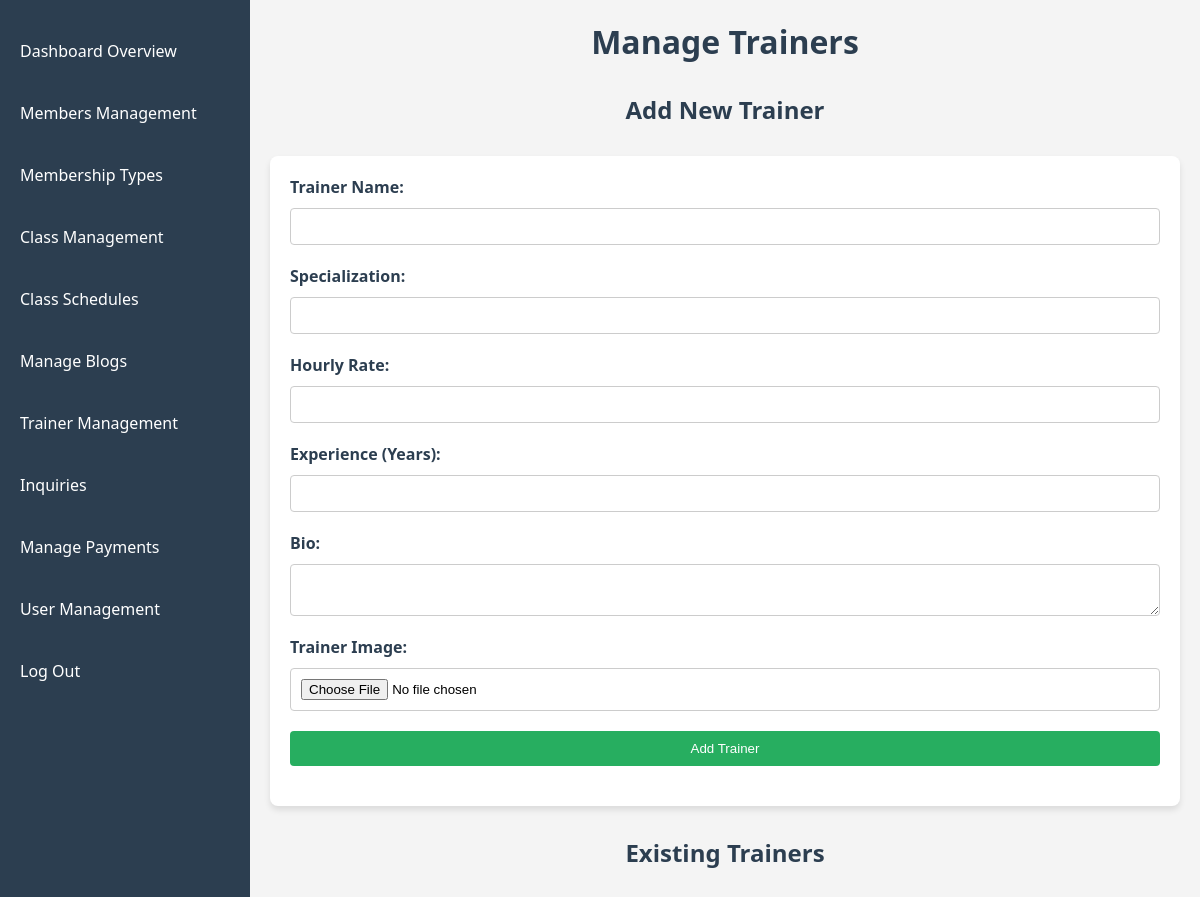
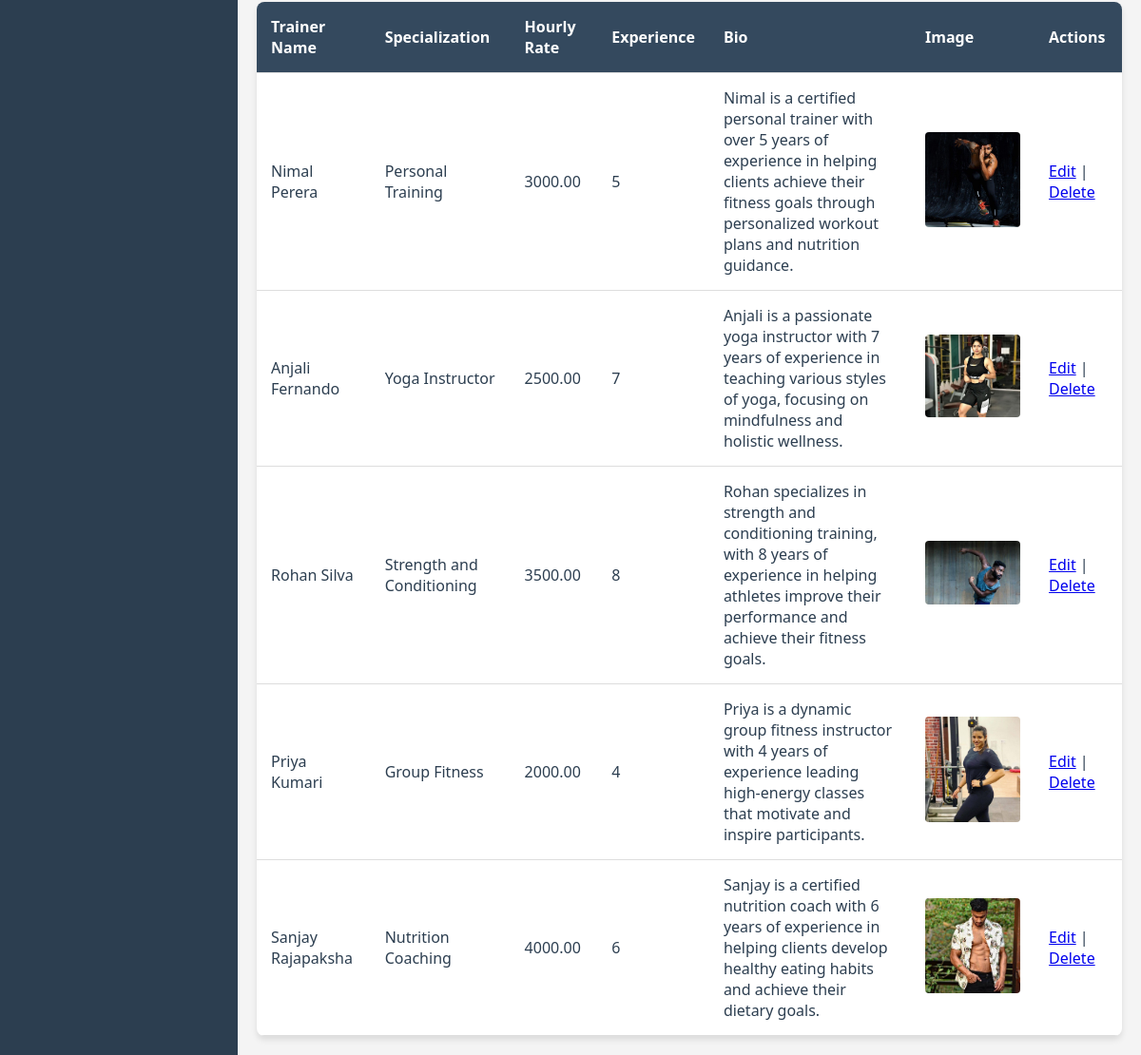
/Admin/manage_trainers.php (signed in), run on the app's committed database (2 pictures, top to bottom).
### tables this page shows
CREATE TABLE IF NOT EXISTS `trainers` (
  `trainer_id` int(11) NOT NULL AUTO_INCREMENT,
  `trainer_name` varchar(100) NOT NULL,
  `specialization` varchar(100) DEFAULT NULL,
  `hourly_rate` decimal(10,2) DEFAULT NULL,
  `experience_years` int(11) DEFAULT NULL,
  `bio` varchar(225) NOT NULL,
  `image_path` varchar(255) DEFAULT NULL,
  PRIMARY KEY (`trainer_id`)
);

### Admin/manage_trainers.php (the view, shortened to what this page needs)
<?php
require 'db.php';
$trainer_to_edit = null;
$query = "SELECT * FROM trainers";
$result = $conn->query($query);
?>
<!DOCTYPE html>
<html lang="en">
<head>
</head>
<body>
    <?php include('sidebar.php'); ?>
    <div class="container">
        <h1>Manage Trainers</h1>
        <div class="add-trainer">
            <h2><?= $trainer_to_edit ? "Edit Trainer" : "Add New Trainer" ?></h2>
            <form action="" method="POST" enctype="multipart/form-data">
                <label for="trainer_name">Trainer Name:</label>
                <input type="text" name="trainer_name" id="trainer_name" value="<?= htmlspecialchars($trainer_to_edit['trainer_name'] ) ?>" required>
                <label for="specialization">Specialization:</label>
                <input type="text" name="specialization" id="specialization" value="<?= htmlspecialchars($trainer_to_edit['specialization'] ) ?>" required>
                <label for="hourly_rate">Hourly Rate:</label>
                <input type="number" name="hourly_rate" id="hourly_rate" step="0.01" value="<?= htmlspecialchars($trainer_to_edit['hourly_rate'] ) ?>" required>
                <label for="experience_years">Experience (Years):</label>
                <input type="number" name="experience_years" id="experience_years" value="<?= htmlspecialchars($trainer_to_edit['experience_years'] ) ?>" required>
                <label for="bio">Bio:</label>
                <textarea name="bio" id="bio" required><?= htmlspecialchars($trainer_to_edit['bio'] ) ?></textarea>
                <label for="trainer_image">Trainer Image:</label>
                <input type="file" name="trainer_image" id="trainer_image" accept="image/*">
                <button type="submit"><?= $trainer_to_edit ? "Update Trainer" : "Add Trainer" ?></button>
            </form>
        </div>
        <div class="trainer-list">
            <h2>Existing Trainers</h2>
            <table>
                <thead>
                    <tr>
                        <th>Trainer Name</th>
                        <th>Specialization</th>
                        <th>Hourly Rate</th>
                        <th>Experience</th>
                        <th>Bio</th>
                        <th>Image</th>
                        <th>Actions</th>
                    </tr>
                </thead>
                <tbody>
                    <?php while ($row = $result->fetch_assoc()) { ?>
                        <tr>
                            <td><?= htmlspecialchars($row['trainer_name']) ?></td>
                            <td><?= htmlspecialchars($row['specialization']) ?></td>
                            <td><?= htmlspecialchars($row['hourly_rate']) ?></td>
                            <td><?= htmlspecialchars($row['experience_years']) ?></td>
                            <td><?= htmlspecialchars($row['bio']) ?></td>
                            <td>
                                <?php if ($row['image_path']) { ?>
                                    <img src="<?= htmlspecialchars($row['image_path']) ?>" alt="Trainer Image" style="width: 100px; height: auto;">
                                <?php } else { ?>
                                    <span>No Image</span>
                                <?php } ?>
                            </td>
                            <td>
                                <a href="?edit=<?= htmlspecialchars($row['trainer_id']) ?>">Edit</a> |
                                <a href="?delete=<?= htmlspecialchars($row['trainer_id']) ?>" onclick="return confirm('Are you sure you want to delete this trainer?')">Delete</a>
                            </td>
                        </tr>
                    <?php } ?>
                </tbody>
            </table>
        </div>
    </div>
</body>
</html>

### Admin/manage_trainers.php (style rules this page uses)
* { margin: 0; padding: 0; box-sizing: border-box; }
body { font-family: 'Segoe UI', Tahoma, Geneva, Verdana, sans-serif; background-color: #f4f4f4; display: flex; }
.container { margin-left: 250px; padding: 20px; width: calc(100% - 250px); }
h1, h2 { text-align: center; color: #2c3e50; margin-bottom: 30px; }
.add-trainer form { background-color: #ffffff; padding: 20px; border-radius: 8px; box-shadow: 0 4px 6px rgba(0, 0, 0, 0.1); margin-bottom: 30px; }
form label { display: block; margin-bottom: 10px; font-weight: bold; color: #2c3e50; }
form input, form select, form textarea, form button { display: block; width: 100%; padding: 10px; margin-bottom: 20px; border: 1px solid #ccc; border-radius: 4px; }
form textarea { resize: vertical; }
form button { background-color: #27ae60; color: white; border: none; transition: background-color 0.3s ease; }
.trainer-list table { width: 100%; border-collapse: collapse; background-color: #ffffff; box-shadow: 0 4px 6px rgba(0, 0, 0, 0.1); border-radius: 8px; overflow: hidden; margin-top: 30px; }
.trainer-list table thead { background-color: #34495e; color: white; }
img { max-width: 100px; height: auto; border-radius: 4px; }
.trainer-list table th, .trainer-list table td { padding: 15px; text-align: left; border-bottom: 1px solid #ddd; }
.trainer-list table th { font-weight: bold; }
.trainer-list table td { color: #2c3e50; }

### data on the page
trainers: trainer_name "Nimal Perera", specialization "Personal Training", hourly_rate "3000.00", experience_years "5", bio "Nimal is a certified personal trainer with over 5 years of experience in helping clients achieve their fitness goals through personalized workout plans and nutrition guidance.", image_path (picture)
trainers: trainer_name "Anjali Fernando", specialization "Yoga Instructor", hourly_rate "2500.00", experience_years "7", bio "Anjali is a passionate yoga instructor with 7 years of experience in teaching various styles of yoga, focusing on mindfulness and holistic wellness.", image_path (picture)
trainers: trainer_name "Rohan Silva", specialization "Strength and Conditioning", hourly_rate "3500.00", experience_years "8", bio "Rohan specializes in strength and conditioning training, with 8 years of experience in helping athletes improve their performance and achieve their fitness goals.", image_path (picture)
trainers: trainer_name "Priya Kumari", specialization "Group Fitness", hourly_rate "2000.00", experience_years "4", bio "Priya is a dynamic group fitness instructor with 4 years of experience leading high-energy classes that motivate and inspire participants.", image_path (picture)
trainers: trainer_name "Sanjay Rajapaksha", specialization "Nutrition Coaching", hourly_rate "4000.00", experience_years "6", bio "Sanjay is a certified nutrition coach with 6 years of experience in helping clients develop healthy eating habits and achieve their dietary goals.", image_path (picture)

### other printed values
$label "Dashboard Overview"
$label "Members Management"
$label "Membership Types"
$label "Class Management"
$label "Class Schedules"
$label "Manage Blogs"
$label "Trainer Management"
$label "Inquiries"
$label "Manage Payments"
$label "User Management"
$label "Log Out"
